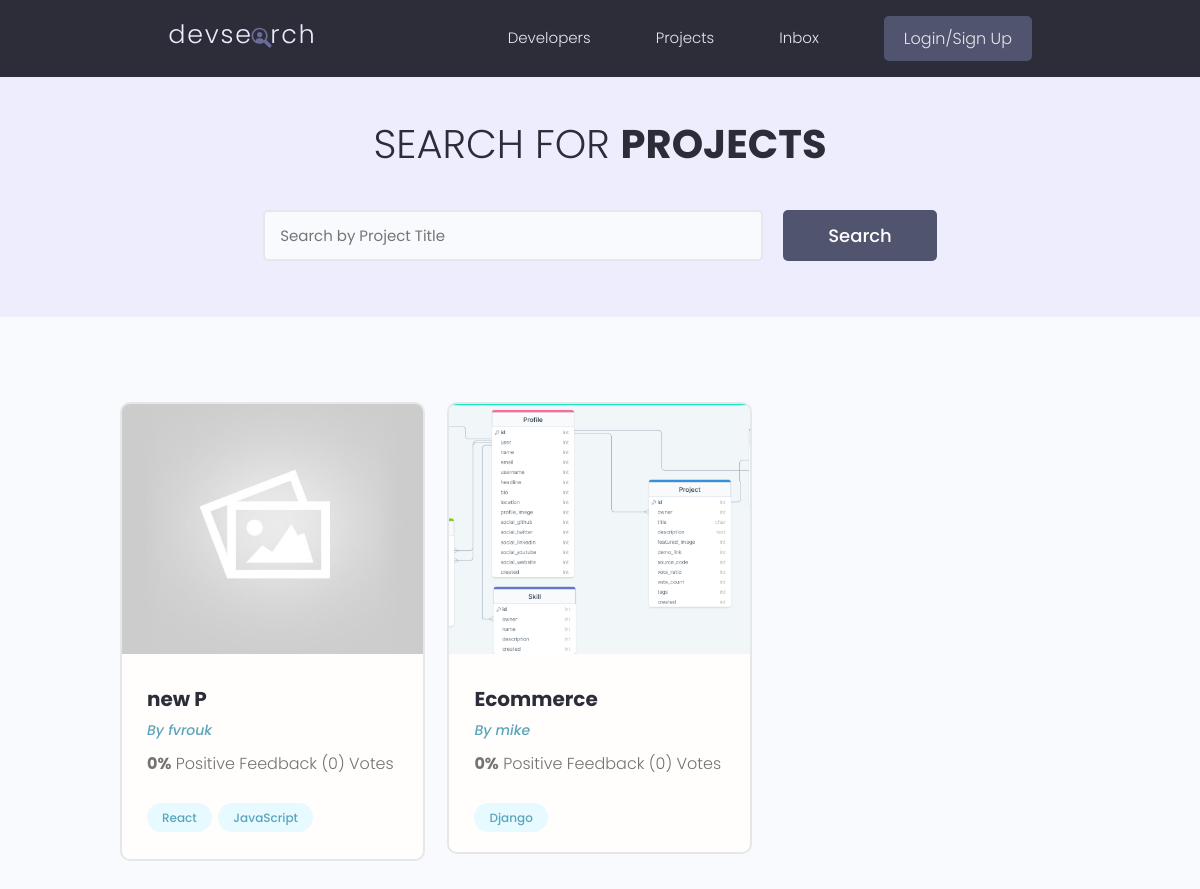
The page /projects/ on the database as committed earlier.
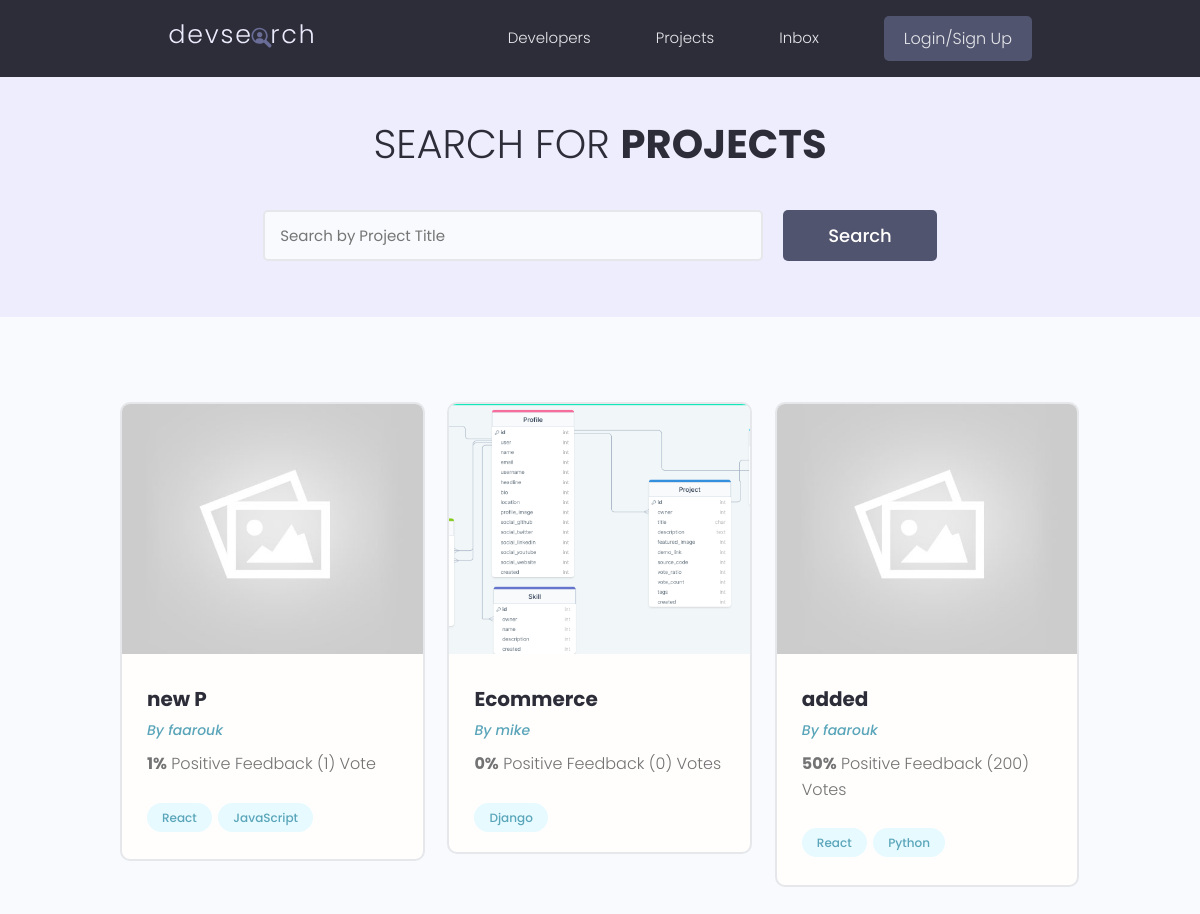
The same page on the database as committed later.
### projects/models.py (models this page shows, shortened)
class Project(models.Model):
    owner = models.ForeignKey(Profile,null=True,blank=True,on_delete=models.SET_NULL)
    title = models.CharField(max_length=200)
    description = models.TextField(null=True,blank=True)
    featured_image = models.ImageField(null=True,blank=True,default='default.jpg')
    demo_link = models.CharField(max_length=2000, null=True,blank=True)
    source_link = models.CharField(max_length=2000,null=True,blank=True)
    tags = models.ManyToManyField('Tag',blank=True)
    vote_total = models.IntegerField(default=0,null=True,blank=True)
    vote_ratio = models.IntegerField(default=0,null=True,blank=True)
    created = models.DateTimeField(auto_now_add=True)
    id = models.UUIDField(default=uuid.uuid4, unique = True,
                          primary_key=True,editable=False)

class Tag(models.Model):
    name = models.CharField(max_length=200)
    created = models.DateTimeField(auto_now_add=True)
    id = models.UUIDField(default=uuid.uuid4,unique=True,
                          primary_key=True ,editable=False)
    def __str__(self) :
        return self.name

### users/models.py (models this page shows, shortened)
class Profile(models.Model):
    user = models.OneToOneField(User,on_delete=models.CASCADE,null=True,blank=True)
    name = models.CharField(max_length=200,null=True,blank=True)
    email = models.EmailField(max_length=500,null=True,blank=True)
    username = models.CharField(max_length=200,null=True,blank=True)
    location = models.CharField(max_length=200,null=True,blank=True)
    short_intro = models.CharField(max_length=200,null=True,blank=True)
    bio = models.TextField(null=True,blank=True)
    profile_image = models.ImageField(null=True,blank=True,upload_to='profiles/',default="profiles/user-default.png")
    social_github = models.CharField(max_length=200,null=True,blank=True)
    social_twitter = models.CharField(max_length=200,null=True,blank=True)
    social_linkedin = models.CharField(max_length=200,null=True,blank=True)
    social_youtube = models.CharField(max_length=200,null=True,blank=True)
    social_website = models.CharField(max_length=200,null=True,blank=True)
    created = models.DateTimeField(auto_now_add=True)
    id = models.UUIDField(default=uuid.uuid4, unique = True,
                          primary_key=True,editable=False)

### projects/views.py (the view)
# urls.py: path('projects/', include('projects.urls')),
def projects(request):
    projects = Project.objects.all()
    context = {'projects' : projects}
    return render(request, 'projects/projects.html',context)

### projects/templates/projects/projects.html (shortened to what this page needs)
{% extends 'main.html' %}
{% block content %}
<main class="projects">
    <section class="hero-section text-center">
      <div class="container container--narrow">
        <div class="hero-section__box">
          <h2>Search for <span>Projects</span></h2>
        </div>
        <div class="hero-section__search">
          <form class="form" action="#" method="get">
            <div class="form__field">
              <input class="input input--text" id="formInput#search" type="text" name="text"
                placeholder="Search by Project Title" />
            </div>
            <input class="btn btn--sub btn--lg" type="submit" value="Search" />
          </form>
        </div>
      </div>
    </section>
    <section class="projectsList">
      <div class="container">
        <div class="grid grid--three">
            {% for project in projects  %}
          <div class="column">
            <div class="card project">
              <a href="{% url 'project' project.id %}" class="project">
                <img class="project__thumbnail" src="{{project.featured_image.url}}" alt="project thumbnail" />
                <div class="card__body">
                  <h3 class="project__title">{{project.title}}</h3>
                  <p><a class="project__author" href="{% url 'user-profile' project.owner.id %}">By {{project.owner.name}}</a></p>
                  <p class="project--rating">
                    <span style="font-weight: bold;">{{project.vote_ratio}}%</span> Positive
                    Feedback ({{project.vote_total}}) Vote{{project.vote_total|pluralize:"s"}}
                  </p>
                  <div class="project__tags">
                    {% for tag in project.tags.all  %}
                    <span class="tag tag--pill tag--main">
                        <small>{{tag}}</small>
                    </span>
                    {% endfor %}
                  </div>
                </div>
              </a>
            </div>
          </div>
          {% endfor %}
        </div>
      </div>
    </section>
  </main>
{% endblock content %}

Rows that differ between the two databases and show on the page:
changed Project "new P": owner.name "fvrouk" → "faarouk"; vote_ratio "0" → "1"; vote_total "0" → "1"
added Project: featured_image (placeholder picture), title "added", owner.name "faarouk", vote_ratio "50", vote_total "200", Tag (name "React")
now on this page (row unchanged): Tag: name "Python", shown under "added"
